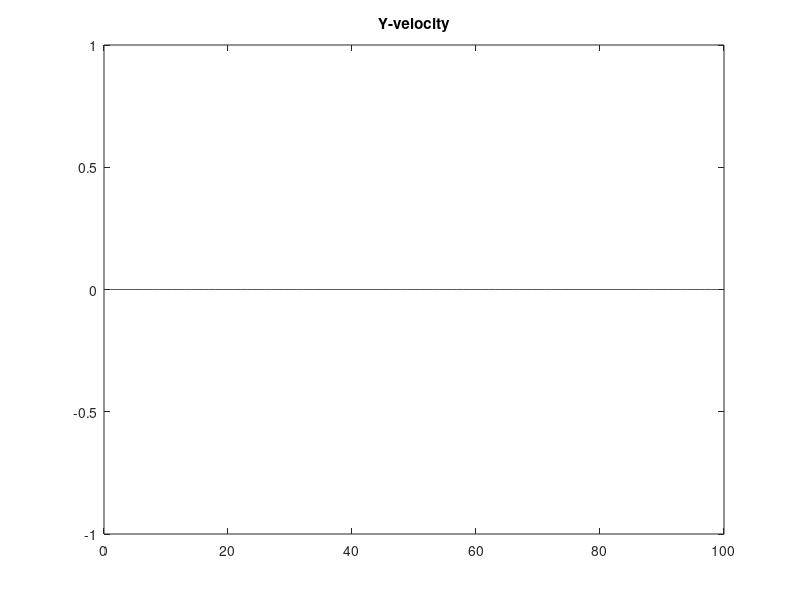
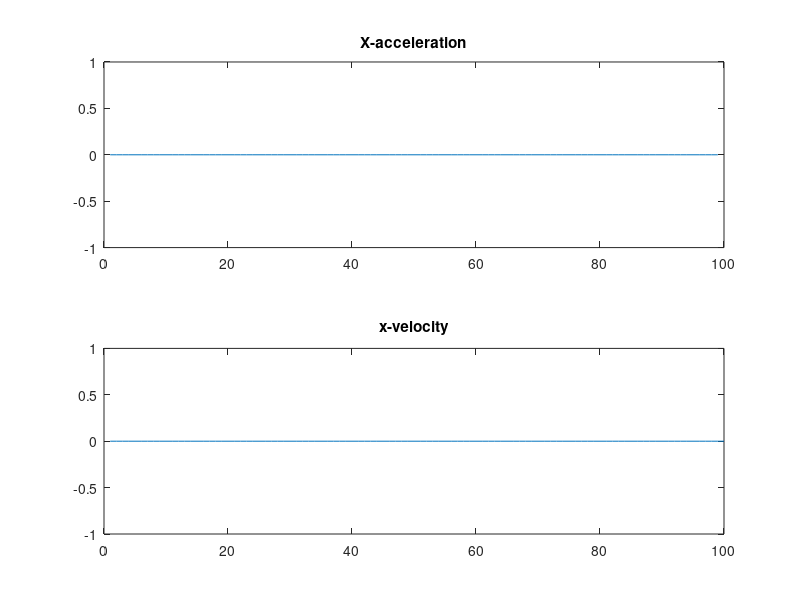
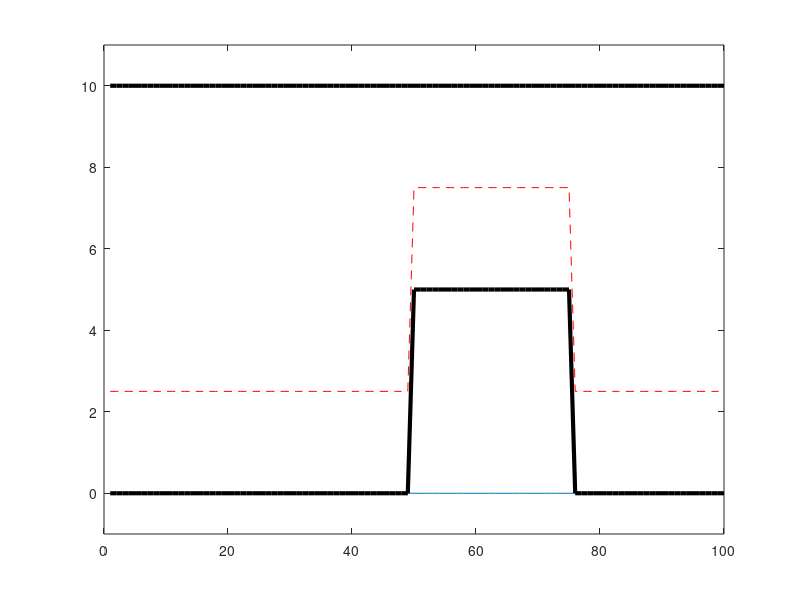

Write the MATLAB code that produced these figures, in order.
%% Moving reference frame
clear;clc;clf;close;
ds=1;                                   % delta s = 1 meter
A = [0 0;0 0];
B = [1 0;0 1];

n = size(A,2);                          % Number of states
m = size(B,2);                          % Number of inputs
t = 1;                                  % Number of time variables

C = [1 0;0 1];
D = [0 0;0 0];

% H = [0 1];                              % Selection matrix
% Cz= H*C;

ph =100;                                 % Prediction horizon

laneWidth = 2.5;                          % Lanewidth
ysp=[ones(1,ph)*(2);ones(1,ph)*2.5];      % Setpoint for xdot and y pos.
ysp(2,floor(ph/4*2):floor(ph/4*3))=7.5;   % Obstacle refererence
x0=[2;2.5];                               % Initial state value

%
vtilde_r = 2;                             % relative refenrence velocity

% State/input penalty
qx_ref = [0 0;0 20];qax=10;qvy=200;qjx=100;qay=800;qt=1;
r = 1;

H1 = blkdiag(kron(eye(ph),C'*qx_ref*C),kron(eye(ph),eye(m)*r));  % Extend costfunction with, same things as nikolce.

% Costfunction for x acceleration
H2 = [kron(eye(ph),[1 0;0 0]) + [zeros(2,ph*n);kron(eye(ph-1),[-1 0;0 0]) zeros((ph-1)*n,2)] + ...
    [zeros((ph-1)*n,2) kron(eye(ph-1),[-1 0;0 0]);zeros(2,ph*n)] + [zeros(2,ph*n);zeros((ph-2)*n,2)...
    kron(eye(ph-2),[1 0;0 0]) zeros((ph-2)*n,2);zeros(2,ph*n)]];
H2 =qax*[H2 zeros(ph*n,ph*m);zeros(ph*m,ph*(n+m))];

% Costfunction for y velocity 
H3 = [kron(eye(ph),[0 0;0 1]) + [zeros(2,ph*n);kron(eye(ph-1),[0 0;0 -1]) zeros((ph-1)*n,2)] + ...
    [zeros((ph-1)*n,2) kron(eye(ph-1),[0 0;0 -1]);zeros(2,ph*n)] + [zeros(2,ph*n);zeros((ph-2)*n,2)...
    kron(eye(ph-2),[0 0;0 1]) zeros((ph-2)*n,2);zeros(2,ph*n)]];
H3 =qvy*[H3 zeros(ph*n,ph*m);zeros(ph*m,ph*(n+m))];

% Costfunction for y acceleration
H4 = zeros(ph*n,ph*n);
repBlock=zeros(6,6);
repBlock(2,:)=[0 1 0 -2 0 1];
repBlock(4,:)=[0 -2 0 4 0 -2];
repBlock(6,:)=[0 1 0 -2 0 1];

for i=1:2:n*ph-5
    temp=zeros(ph*n,ph*n);
    temp(i:i+5,i:i+5)=repBlock;
    H4=H4+temp;
end

H4 =qay*[H4 zeros(ph*n,ph*m);zeros(ph*m,ph*(n+m))];

% Costfunction for x jerk
H5 = zeros(ph*n,ph*n);
repBlock=zeros(6,6);
repBlockH5(1,:)=[1 0 -2 0 1 0];
repBlockH5(3,:)=[-2 0 4 0 -2 0];
repBlockH5(5,:)=[1 0 -2 0 1 0];

for i=1:2:n*ph-5
    temp=zeros(ph*n,ph*n);
    temp(i:i+5,i:i+5)=repBlock;
    H5=H5+temp;
end
H5 = qjx*[H5 zeros(ph*n,ph*m);zeros(ph*m,ph*(n+m))];

H=2*(H1+H2+H3+H4+H5);
H = blkdiag(H,eye(t*ph)*0);
H(end:end)=qt;
f1 = 2*(C*ysp)'*qx_ref;f=[];

for i=1:size(f1,1)
    f = [f;f1(i,1);f1(i,2)];
end
f = -[f;zeros(m*ph,1);zeros(t*ph,1)];

% Equality constraints
Aeq1 =[[zeros(2,n*ph);-eye((ph-1)*n) zeros((ph-1)*n,2)]+eye(ph*n) kron(eye(ph),-B) zeros(n*ph,t*ph)];
Aeq2 = [kron(eye(ph),[-1/(vtilde_r^2) 0]) zeros(t*ph,m*ph) ...
    [zeros(1,ph*t);eye(t*ph-1) zeros(t*ph-1,1)]+ -1*eye(t*ph)];
% Aeq2 =[1 zeros(1,(m+n+t)*ph-1); 0 0 1 zeros(1,(m+n+t)*ph-3); zeros(1,(m+n)*ph) 1 zeros(1,ph-1)];
Aeq =[Aeq1;Aeq2];

beq = [zeros(ph*n,1); ones(t*ph,1)*(-2/vtilde_r)];beq(1:2)=x0;%beq(end-2:end)=[x0(1) x0(1) 0];

% Inequality constraints
ymin=ones(1,ph)*eps;
ymin(floor(ph/4*2):floor(ph/4*3))=5;
ymax=ones(1,ph)*10;

Ain1=[-kron(eye(ph),[0 1]) zeros(ph,ph*(m+t))];

Ain=[Ain1;-1 0 1 0 zeros(1,(m+n+t)*ph-4)];

bin=[-ymin';0.003];


z=quadprog(H,f,Ain,bin,Aeq,beq,[],[]);

figure(1)

plot(z(4:2:ph*n)-z(2:2:(ph-1)*n))
title('Y-velocity')

figure(2)
subplot(2,1,1)
plot(z(3:2:ph*n)-z(1:2:(ph-1)*n))
title('X-acceleration')
subplot(2,1,2)
plot(z(1:2:ph*n));
title('x-velocity')

figure(3)
plot(z(n:n:ph*n))
hold on
plot(ymin,'k','Linewidth',3);plot(ymax,'k','Linewidth',3);plot(ysp(2,:),'--r');
axis([0 ph -1 11])